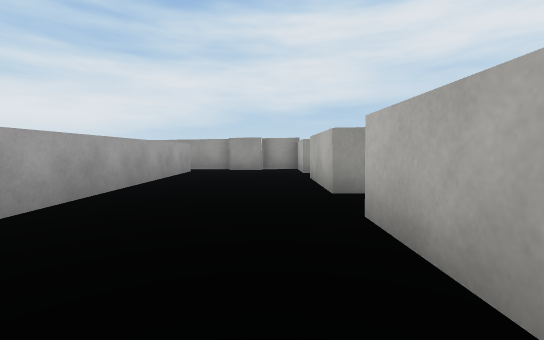
[1] (above)

12 first-person views from a walk through a Unity game level. The camera is 0.59 m above the floor, tilts 4° down and sees 90° across. The floor is counted in squares, 1 m on a side. Each view is taken from the middle of a square. On the plan, view 1 faces up. The plan holds only what a view shows up to about 9 squares ahead; the rest is blank. The place goes on beyond the plan. Surface patterns are stand-ins for the level's own textures.

[2]
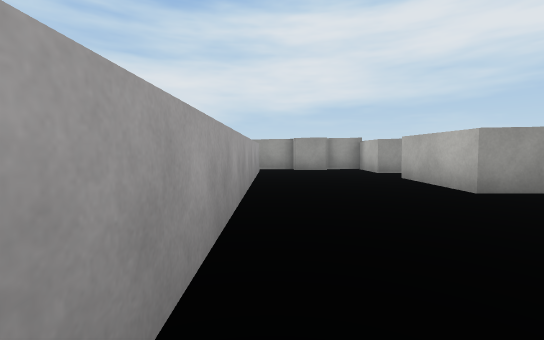

[3]
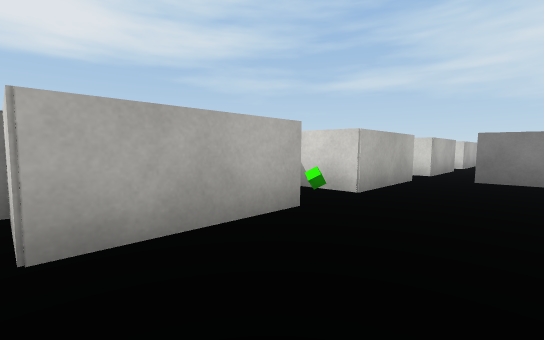

[4]
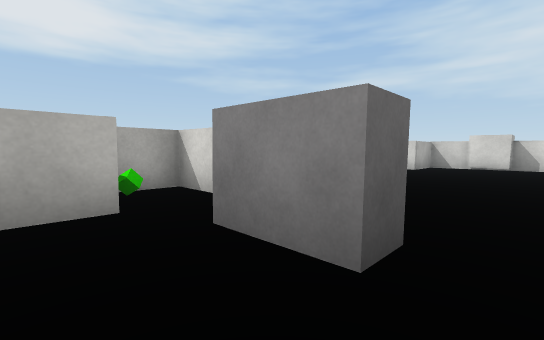

[5]
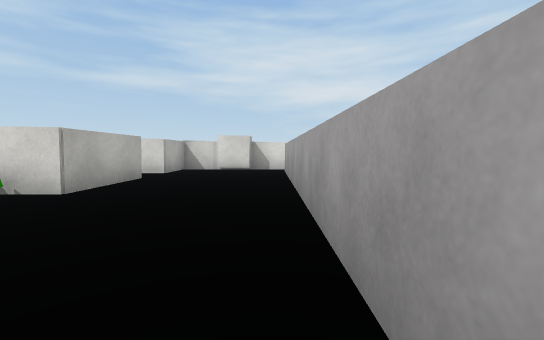

[6]
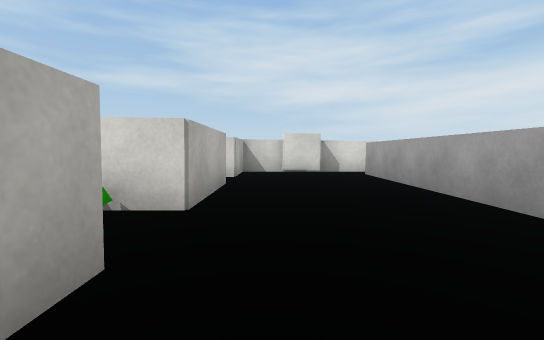

[7]
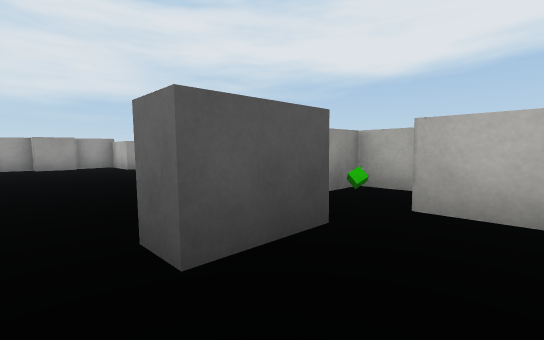

[8]
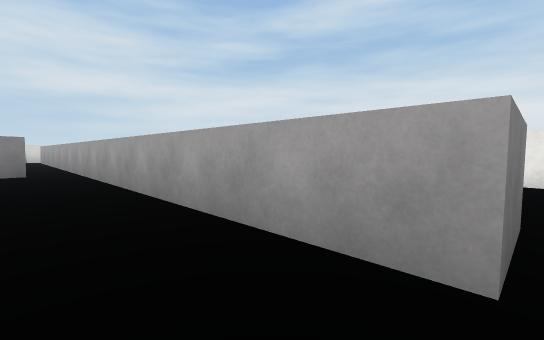

[9]
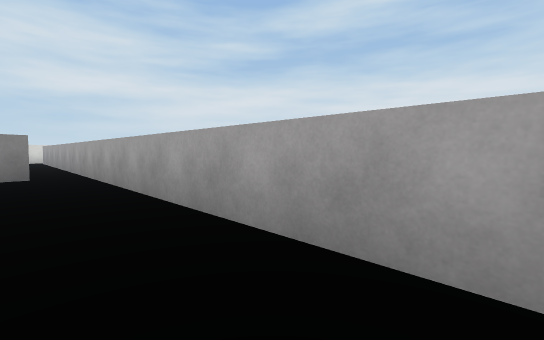

[10]
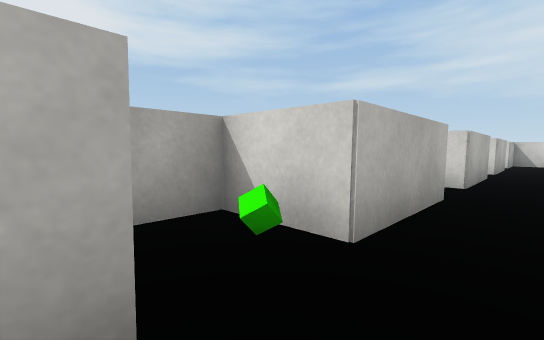

[11]
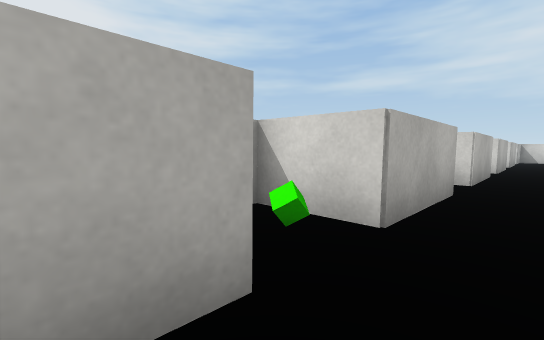

[12]
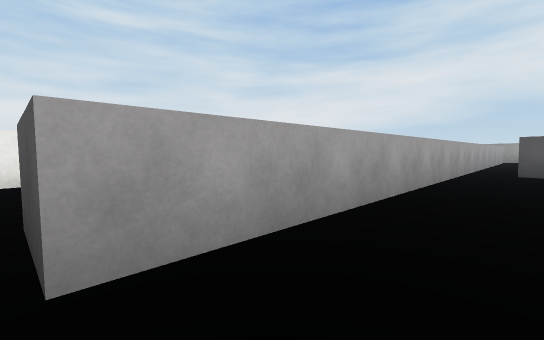

### Floor plan
Points are (right, up) in squares from view 1. A wall is a line through its corners. A room is listed if a view was taken in it or the views show most of it. See-through windows are left out.
Room 1 (views 1, 2, 3, 4, 5, 6, 7, 8, 9, 10, 11, 12)
walls: (0.8, 0.5) (0.8, 2.5); (0.8, -3.4) (0.8, -1); (0.8, 3.6) (0.8, 6); (0.8, -7) (0.8, -4.6); (0.8, 7.2) (0.8, 8.7) (-2.6, 8.7); (-2.4, 7.9) (-2.4, -8.9); (-2.8, -9.7) (0.8, -9.7) (0.8, -8.4)
ways out: opening at (1, -4); opening at (1, 3); opening at (1, 7)
objects: other object (-1, -1) to (-1, 0); other object (1, -8); other object (1, -1) to (2, 0); other object (1, 3); other object (1, 7)

Positions as (right, up) in squares from view 1, and headings:
1: (0, 0), facing up
2: (-2, 0), facing up
3: (-1, 6), facing down-right
4: (-2, 1), facing down-right
5: (-2, -1), facing down
6: (0, -2), facing down
7: (-2, -2), facing up-right
8: (-1, 8), facing down-left
9: (-1, 7), facing down-left
10: (0, 4), facing down-right
11: (0, 8), facing down-right
12: (-1, -9), facing up-left
